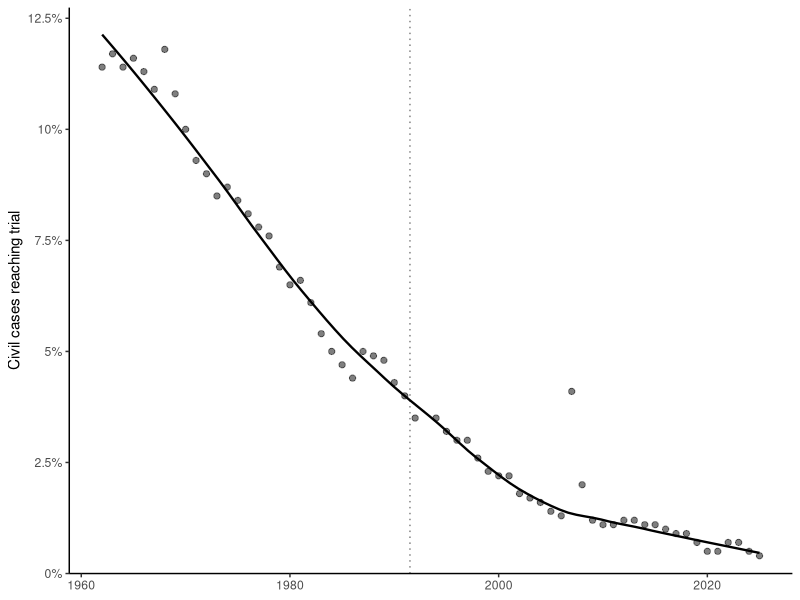
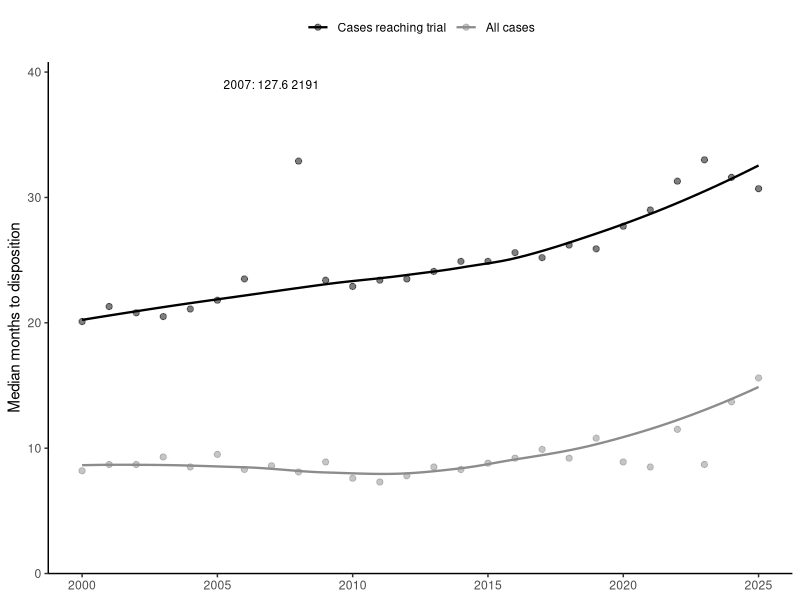
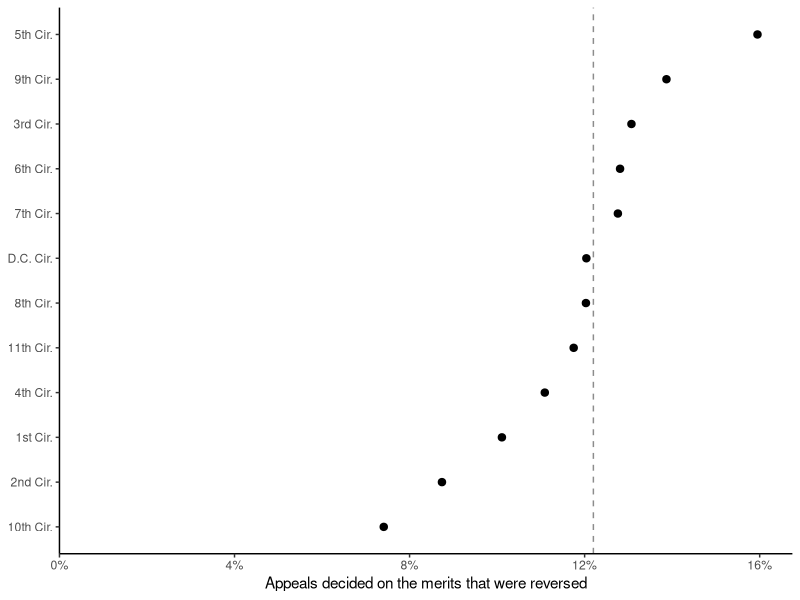

The R source for these figures, in order:
## ---- chunk 1
#| label: fig-trial-rate
#| fig-alt: "Scatterplot of the percentage of federal civil cases terminated during or after trial, statistical years 1962 to 2025, with a smoothed trend line falling from about 11 percent in the 1960s to about 4 percent in 1991, 3 percent in the late 1990s, and 0.4 percent in 2025."
#| fig-cap: "Percent of federal civil cases reaching trial, 1962--2025. The curve is a robust LOESS fit, which downweights the 2007 outlier (thousands of mass-tort cases recorded as terminated during or after trial). Through 1991 the statistical year ended June 30 and the table omitted land condemnation cases; from 1992 it ended September 30 (dotted line). The 1993 table could not be located. In the 1980s the number of terminations swelled with government suits to recover overpayments and enforce judgments, which rarely go to trial. Sources: Admin. Off. of the U.S. Cts., *Annual Report of the Director* tbl. C-4 (1962--1996); *Judicial Business of the United States Courts* tbl. C-4 (1997--2025)."
#| echo: false
#| fig-width: 6.5
#| fig-height: 3.5
library(ggplot2)

trials <- rbind(
  read.csv("data/c4_trial_rates_1962_1996.csv")[, c("year", "pct_trial")],
  read.csv("data/c4_trial_rates.csv")[, c("year", "pct_trial")]
)

ggplot(trials, aes(year, pct_trial)) +
  geom_vline(xintercept = 1991.5, linetype = "dotted", colour = "grey50") +
  geom_smooth(method = "loess", formula = y ~ x, se = FALSE, span = 0.5,
              method.args = list(family = "symmetric"),
              colour = "black", linewidth = 0.8) +
  geom_point(size = 1.8, alpha = 0.5) +
  scale_y_continuous(limits = c(0, NA), labels = function(x) paste0(x, "%"),
                     expand = expansion(mult = c(0, 0.05))) +
  labs(x = NULL, y = "Civil cases reaching trial") +
  theme_classic(base_size = 11)
## ---- chunk 2
#| label: fig-time-to-trial
#| fig-alt: "Scatterplot of median months from filing to disposition for federal civil cases, statistical years 2000 to 2025. For cases that reached trial, the median rises from about 20 months in 2000 to about 31 months in 2025. For all cases, the median stays between about 7 and 10 months until 2023, then rises to 15.6 months in 2025."
#| fig-cap: "Median months from filing to disposition in federal civil cases, 2000--2025: cases that reached trial and all cases. Each curve is a robust LOESS fit. The 2007 trial median (127.6 months, off the chart) and the high 2008 figure reflect thousands of old cases tried in two Louisiana districts. The recent rise for all cases tracks large mass-tort terminations. The table excludes land condemnation, prisoner petitions, deportation reviews, and government suits to recover overpayments or enforce judgments. Source: Admin. Off. of the U.S. Cts., *Judicial Business of the United States Courts* tbl. C-5 (2000--2025)."
#| echo: false
#| fig-width: 6.5
#| fig-height: 3.5
library(ggplot2)

c5 <- read.csv("data/c5_median_time.csv")
c5 <- c5[c5$year >= 2000 & c5$stage %in% c("trial", "total"), ]
c5$stage <- factor(c5$stage, levels = c("trial", "total"),
                   labels = c("Cases reaching trial", "All cases"))

ggplot(c5, aes(year, median_months, colour = stage)) +
  geom_smooth(method = "loess", formula = y ~ x, se = FALSE,
              method.args = list(family = "symmetric"), linewidth = 0.8) +
  geom_point(size = 1.8, alpha = 0.5) +
  annotate("text", x = 2007, y = 39, label = "2007: 127.6 2191", size = 3, hjust = 0.5) +
  scale_colour_manual(values = c("black", "grey55"), name = NULL) +
  coord_cartesian(ylim = c(0, 40)) +
  scale_y_continuous(expand = expansion(mult = c(0, 0.02))) +
  labs(x = NULL, y = "Median months to disposition") +
  theme_classic(base_size = 11) +
  theme(legend.position = "top")
## ---- chunk 3
#| label: fig-reversal
#| fig-alt: "Dot plot of reversal rates in private civil appeals by federal circuit, fiscal years 2021 to 2025 combined, ranging from 7.4 percent in the Tenth Circuit to 16 percent in the Fifth Circuit, with a dashed line at the national rate of 12.2 percent."
#| fig-cap: "Percent of private civil appeals (excluding prisoner petitions) decided on the merits that the courts of appeals reversed, by circuit, fiscal years 2021--2025 combined. The dashed line marks the rate for all circuits. Partial reversals count as affirmances, and remands are a separate category. Source: Admin. Off. of the U.S. Cts., *Judicial Business of the United States Courts* tbl. B-5 (2021--2025)."
#| echo: false
#| fig-width: 6.5
#| fig-height: 3.8
library(ggplot2)

rev <- read.csv("data/reversal_by_circuit.csv")
rev <- rev[rev$period == "FY2021-FY2025 pooled", ]
overall <- rev$pct_reversed[grepl("^All", rev$circuit)]
rev <- rev[!grepl("^All", rev$circuit), ]
rev$circuit <- ifelse(rev$circuit == "D.C.", "D.C. Cir.", paste(rev$circuit, "Cir."))
rev$circuit <- reorder(rev$circuit, rev$pct_reversed)

ggplot(rev, aes(pct_reversed, circuit)) +
  geom_vline(xintercept = overall, linetype = "dashed", colour = "grey55") +
  geom_point(size = 2.2) +
  scale_x_continuous(limits = c(0, NA), labels = function(x) paste0(x, "%"),
                     expand = expansion(mult = c(0, 0.05))) +
  labs(x = "Appeals decided on the merits that were reversed", y = NULL) +
  theme_classic(base_size = 11)
